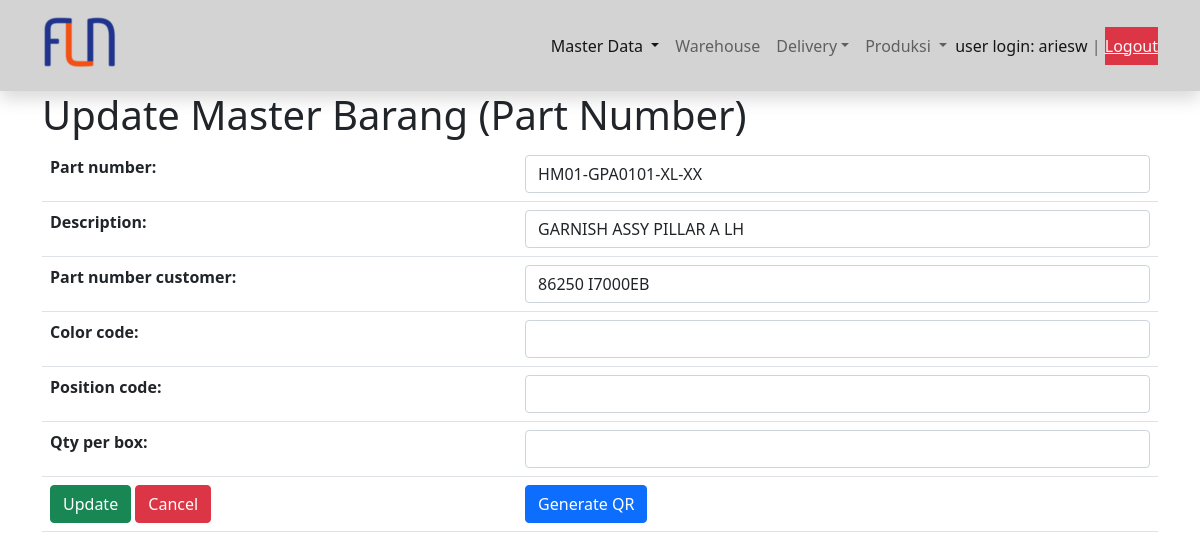
Before: /edit_master_barang/22 (signed in) with the older database file.
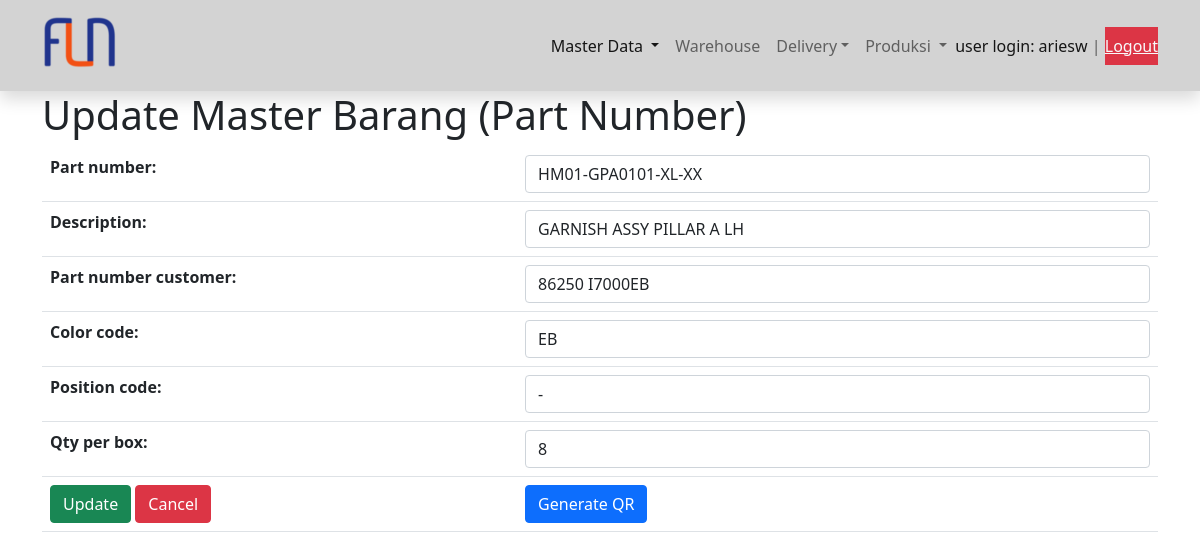
After: the same page with the newer database file.
### scanner/models.py (models this page shows, shortened)
class Barang(models.Model):
    part_number = models.CharField(max_length=18, unique=True)
    description = models.CharField(max_length=32)
    part_number_customer =  models.CharField(max_length=18, unique=True)
    barcode = models.TextField(unique=True)
    color_code = models.CharField(max_length=3, blank=True, null=True)
    position_code = models.CharField(max_length=6, blank=True, null=True)
    qty_per_box = models.IntegerField(null=True)

### scanner/views.py (the view)
# urls.py: path('edit_master_barang/<int:pk>', views.UpdateMasterBarang.as_view(), name='edit_master_barang'),
class UpdateMasterBarang(LoginRequiredMixin, UpdateView):
    model = Barang
    template_name = 'barang_updateview.html'
    form_class = FormMasterBarangUpdate

### scanner/forms.py
class FormMasterBarangUpdate(ModelForm):
    class Meta:
        model = Barang
        fields = '__all__'
        labels = {'barcode':'QR Code File'}
        widgets = {
            'part_number': forms.TextInput({'class':'form-control'}),
            'description': forms.TextInput({'class':'form-control'}),
            'part_number_customer': forms.TextInput({'class':'form-control'}),
            'barcode': forms.HiddenInput({'class':'form-control', 'hidden':'true'}),
            'color_code': forms.TextInput({'class':'form-control'}),
            'position_code': forms.TextInput({'class':'form-control'}),
            'qty_per_box': forms.TextInput({'class':'form-control'}),
        }

### templates/barang_updateview.html (shortened to what this page needs)
{% extends 'base.html' %}
{% block content %}
<div class="container">
    <h1>Update Master Barang (Part Number)</h1>
    <form action="" method="post">{% csrf_token %}
        <table class="table">
            {{ form.as_table }}
            <tr>
                <td>
                    <button type="submit" class="btn btn-success">Update</button>
                    <a href="{% url 'list_barang' %}"  class="btn btn-danger">Cancel</a>
                </td>
                <td id="genQR">
                    <a href="#" id="buttonQR" class="btn btn-primary" onclick="tampilkanQR()">Generate QR</a>
                </td>
            </tr>
        </table>
    </form>
</div>
{% endblock content %}

Changed rows visible on the page:
changed Barang "HM01-GPA0101-XL-XX": color_code (not shown) → "EB"; position_code (not shown) → "-"; qty_per_box (not shown) → "8"
